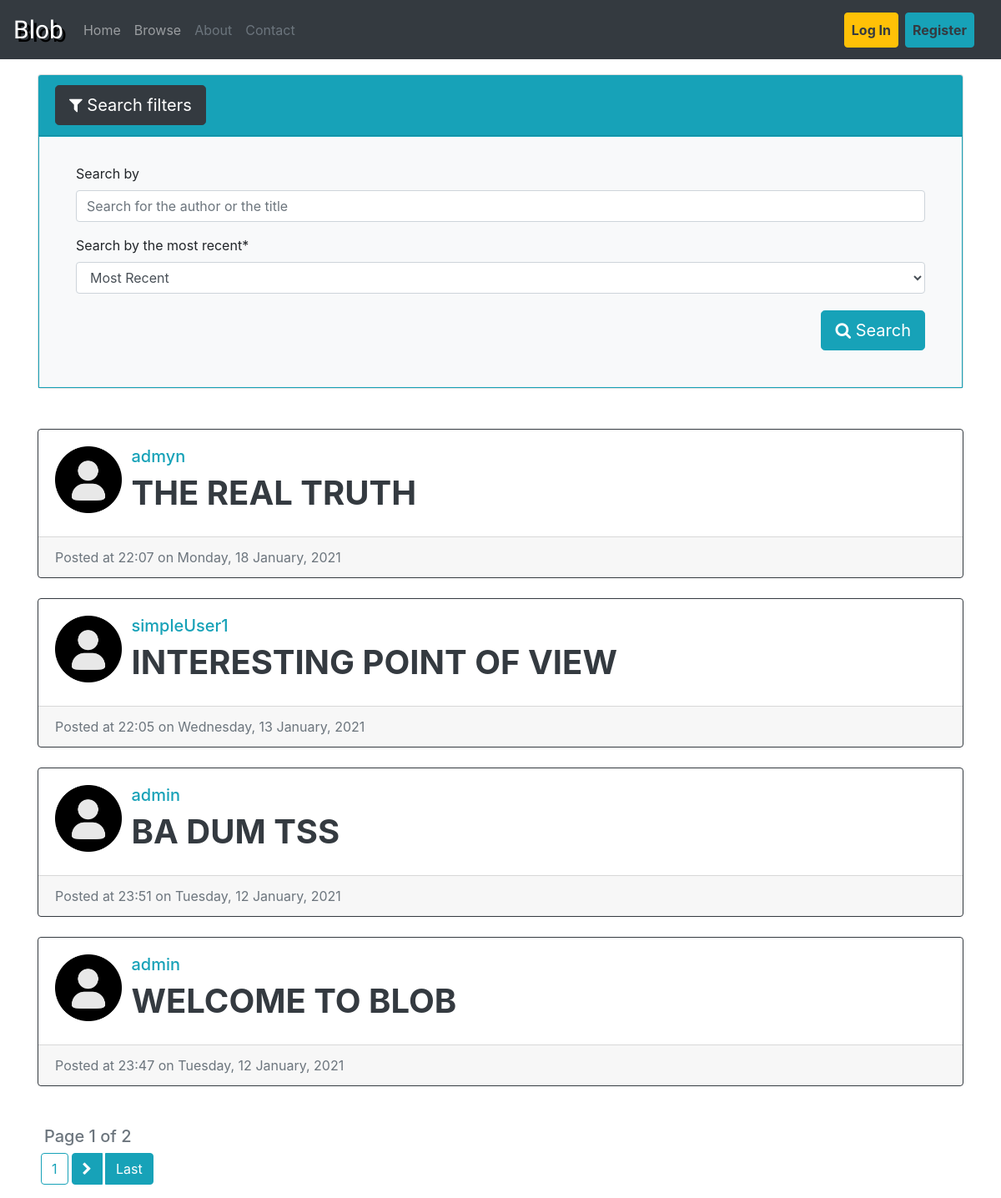
/browse/, run on an earlier commit of the app's database.
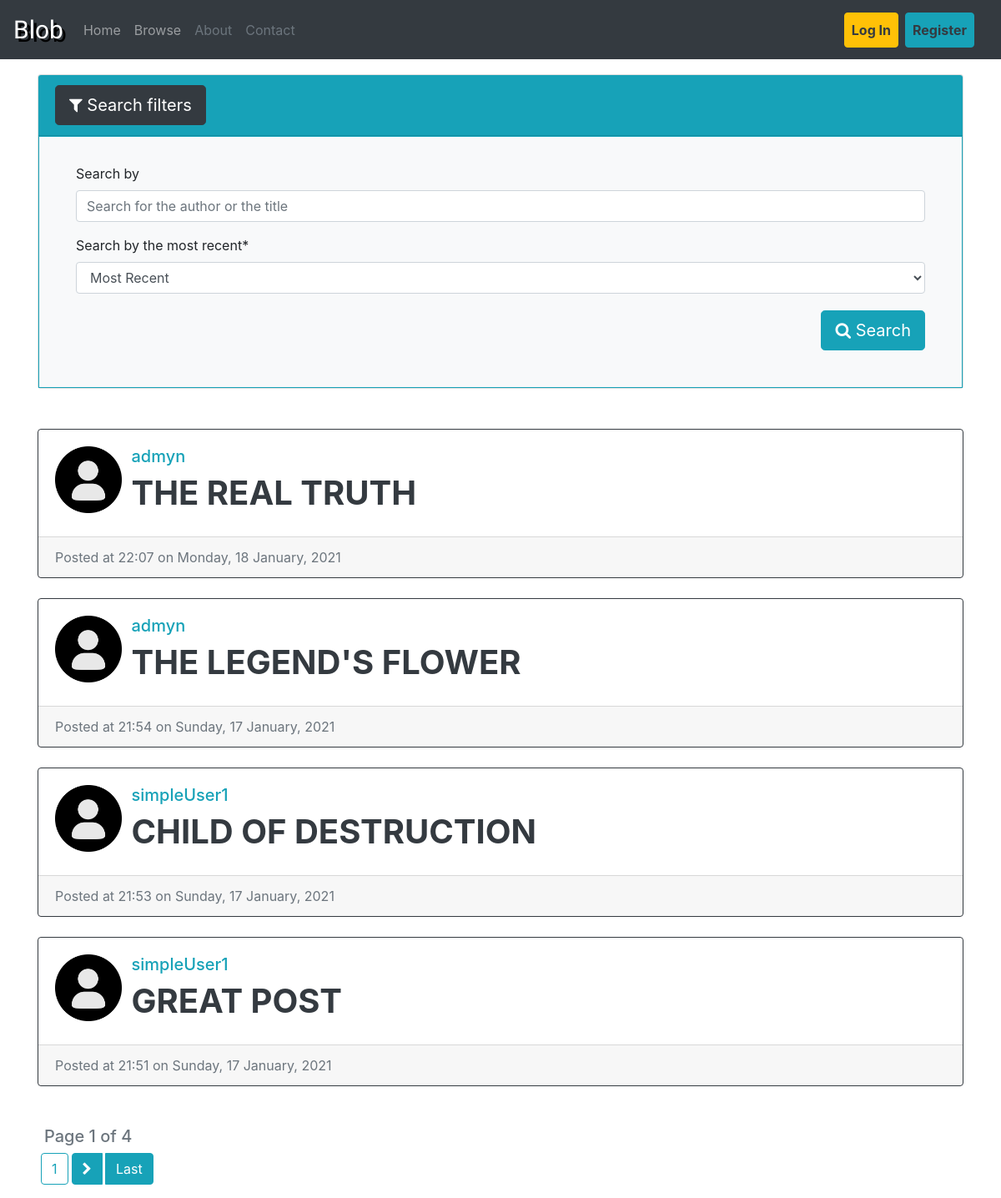
And on a later commit of the database.
### blog/models.py (models this page shows, shortened)
class Post(models.Model):
    title = models.CharField(max_length = 100)
    content = tinymce_models.HTMLField()
    date = models.DateTimeField(default=timezone.now)
    author = models.ForeignKey(User, on_delete=models.CASCADE)

### account/models.py (models this page shows, shortened)
class Profile(models.Model):
    user = models.OneToOneField(User, on_delete=models.CASCADE)
    picture = models.ImageField(default=DEFAULT_PICTURE, upload_to=PROFILE_PICTURES_LOCATION)
    info = models.TextField(default="No info was provided", blank=True, null=True)
    def get_picture(self):
        if os.path.exists(self.picture.path):
            return self.picture.url
        return DEFAULT_PICTURE_URL

### blog/views/main_views.py (the view)
# urls.py: path('browse/', views.browse_posts, name='blog-browse'),
def browse_posts(request):
    post_search = request.GET.get("search")
    post_order = request.GET.get("order_by")
    order = "date" if post_order == "old" else "-date"
    default_form_values = {
        "search": post_search,
    }
    if post_search == None:
        post_search = ""
    form = SearchPostsForm(initial=default_form_values)
    filtered_posts = Post.objects.filter(Q(title__contains=post_search) | Q(author__username__contains=post_search)).order_by(order)
    posts_count = filtered_posts.count()
    posts_per_page = 4
    paginator = Paginator(filtered_posts, posts_per_page)
    page_number = request.GET.get("page")
    found_posts = paginator.get_page(page_number)
    context = {
        "posts": found_posts,
        "form": form,
        "title": "Search",
        "count": posts_count,
    }
    return render(request, "blog/main/browse.html", context=context)

### blog/forms.py
class SearchPostsForm(forms.Form):
    search = forms.CharField(label="Search by", required=False, max_length=100, widget=forms.TextInput(attrs={'name': 'search','placeholder':'Search for the author or the title'}))
    order_by = forms.ChoiceField(label="Search by the most recent", choices=(("new","Most Recent"), ("old","Oldest")))

### blog/templatetags/blog_extras.py (called while the page is built)
@register.simple_tag
def url_replace(request, field, value):
    parameters = request.GET.copy()
    parameters[field] = value
    return parameters.urlencode()

### blog/templates/blog/main/browse.html (shortened to what this page needs)
{% extends "blog/basic.html" %}
{% load crispy_forms_tags %}
{% load blog_extras %}
{% block content_big %}
<div id="accordion">
    <div class="card ">
      <div class="card-header bg-info" id="headingOne">
        <h5 class="mb-0">
          <button class="btn btn-dark btn-lg btn-white" data-toggle="collapse" data-target="#collapseOne" aria-expanded="true" aria-controls="collapseOne">
            <i class="fa fa-filter" aria-hidden="true"></i> Search filters
          </button>
        </h5>
      </div>
      <div id="collapseOne" class="collapse show" aria-labelledby="headingOne" data-parent="#accordion">
        <div class="card-body border border-info bg-light">
            <form method="GET" class="mt-1 p-2">
                <fieldset class="form-group ml-3 mr-3">
                    {{ form|crispy }}
                    <button class="btn btn-lg btn-info mt-1 pull-right" type="submit"> <i class="fa fa-search" aria-hidden="true"></i> Search </button>
                </fieldset>
            </form>
        </div>
      </div>
    </div>
</div>
    {% for post in posts %}
        <div class="card border border-dark mt-4">
            <div class="card-body">
                <div class="row">
                    <div class="col-md-1">
                        <img src="{{ post.author.profile.get_picture }}" alt="Profile Picture" class="rounded" width="80" height="80">
                    </div>
                    <div class="col-md">
                        <h5>
                             <a href="{% url 'account-profile-inspect' post.author.pk %}" class="text-info">{{post.author.username}}</a>
                        </h5>
                        <h1 class="">
                            <a href="{% url 'blog-post-view' post.id %}" class="text-dark font-weight-bold">{{ post.title|upper }}</a>
                        </h1>
                    </div>
                </div>
            </div>
            <div class="card-footer text-muted">
                Posted at {{ post.date|date:"G:i" }} on {{ post.date|date:"l, j F, Y " }}
            </div>
        </div>
    {% endfor %}
    <p class="h5 text-muted mt-5 ml-2">
        Page {{ posts.number }} of {{ posts.paginator.num_pages }}
    </p>
    <div class="btn-toolbar " role="toolbar" aria-label="Toolbar with button groups" >
        <div class="btn-group mr-1" role="group" aria-label="Second group">
            <a href="?{% url_replace request 'page' posts.number %}" class="btn btn-outline-info"> {{ posts.number }}</a>
        </div>
        <div class="btn-group mr-1" role="group" aria-label="Third group">
            {% if posts.has_next %}
                <a href="?{% url_replace request 'page' posts.next_page_number %}" class="btn btn-info mr-1"> <i class="fa fa-chevron-right" aria-hidden="true"></i></a>
                <a href="?{% url_replace request 'page' posts.paginator.num_pages %}" class="btn btn-info"> Last </a>
            {% endif %}
        </div>
    </div>
{% endblock content_big %}

### blog/templates/blog/basic.html (shortened to what this page needs)
<!DOCTYPE html>
<html lang="en">
<head>
    <link rel="stylesheet" href="https://maxcdn.bootstrapcdn.com/bootstrap/4.0.0/css/bootstrap.min.css">
    <link rel="stylesheet" href="https://cdnjs.cloudflare.com/ajax/libs/font-awesome/4.7.0/css/font-awesome.min.css">
    {% load static %}
    <link rel="stylesheet" type="text/css" href="{% static 'blog/basicStyle.css' %}">
</head>
<body>
    <nav class="navbar navbar-expand-lg navbar-dark bg-dark">
        <a class="navbar-brand brand-name" href="{% url 'blog-home' %}">Blob</a>
        <div class="collapse navbar-collapse" id="navbarNav">
          <ul class="navbar-nav mr-auto">
            <li class="nav-item">
              <a class="nav-link" href="{% url 'blog-home' %}">Home</a>
            </li>
            <li class="nav-item">
              <a class="nav-link" href="{% url 'blog-browse' %}">Browse</a>
            </li>
            <li class="nav-item">
              <a class="nav-link text-muted" href="{% url 'blog-about' %}">About</a>
            </li>
            <li class="nav-item">
              <a class="nav-link text-muted" href="{% url 'blog-contacts' %}">Contact</a>
            </li>
          </ul>
          <ul class="navbar-nav mr-3 ">
            {% if user.is_authenticated %}
            <li class="nav-item dropdown ">
              <a class="nav-link dropdown-toggle text-light" href="#" id="navbarDropdown" role="button" data-toggle="dropdown" aria-haspopup="true" aria-expanded="false">
                <i class="fa fa-user-circle-o " aria-hidden="true"></i>
                <b> {{ user.username }} </b>
              </a>
              <div class="dropdown-menu" aria-labelledby="navbarDropdown">
                <a class="dropdown-item" href="{% url 'blog-post-new' %}">Add Post</a>
                <a class="dropdown-item" href="{% url 'account-profile' %}">Profile</a>
                <div class="dropdown-divider"></div>
                {% if user.is_superuser %}
                  <a class="dropdown-item text-danger" href="{% url 'admin:index' %}">Manage </a>
                  <div class="dropdown-divider"></div>
                {% endif %}
                <a class="dropdown-item" href="{% url 'logout' %}">Log Out</a>
              </div>
            </li>
            {% else %}
            <li class="nav-item">
              <a class="nav-link btn btn-warning text-dark font-weight-bold mr-2" href="{% url 'login' %}">Log In</a>
            </li>
            <li class="nav-item">
              <a class="nav-link btn btn-info text-dark font-weight-bold" href="{% url 'account-register' %}">Register</a>
            </li>
            {% endif %}
          </ul>
        </div>
      </nav>
    <div class="container mt-3">
        <div class="row">
            <div class="col md-8">
            </div>
        </div>
        <div class="row">
            <div class="col-md-2"></div>
            <div class="col-md-6">
            </div>
        </div>
        <div class="row">
          <div class="col-md">
              {% block content_big %}
              {% endblock content_big %}
          </div>
        </div>
    </div>
</body>
</html>

### blog/static/blog/basicStyle.css (style rules this page uses)
.brand-name { font-family: "Lobster"; font-size: 30px; color: white; text-shadow: 4px 4px #000; }

What changed in the data, as far as the page shows it:
no longer on this page (row unchanged): Post: author.profile.get_picture (placeholder picture), author.username "simpleUser1", title "INTERESTING POINT OF VIEW", date "22:05", date "Wednesday, 13 January, 2021"
no longer on this page (row unchanged): Post: author.username "admin", title "BA DUM TSS", date "23:51", date "Tuesday, 12 January, 2021"
no longer on this page (row unchanged): Post: author.username "admin", title "WELCOME TO BLOB", date "23:47", date "Tuesday, 12 January, 2021"
added Post: author.username "admyn", title "THE LEGEND'S FLOWER", date "21:54", date "Sunday, 17 January, 2021"
added Post: author.username "simpleUser1", title "CHILD OF DESTRUCTION", date "21:53", date "Sunday, 17 January, 2021"
added Post: author.username "simpleUser1", title "GREAT POST", date "21:51", date "Sunday, 17 January, 2021"
Also different on the page:
{{ posts.paginator.num_pages }}: "2" → "4"
